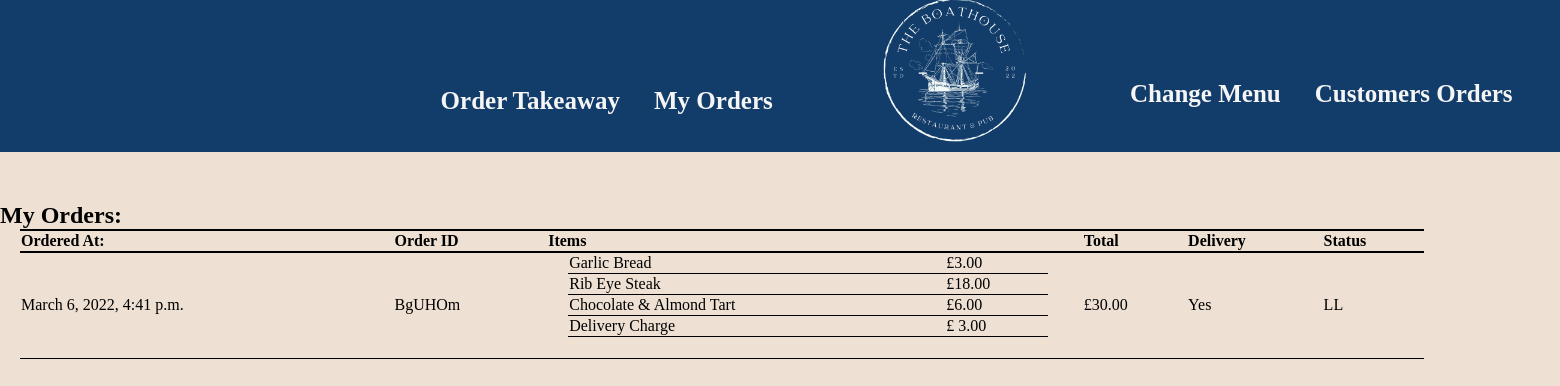
/my_orders/ (signed in), run on the app's committed database.
### menu/models.py (models this page shows, shortened)
class Order(models.Model):
    Ordering = "OR"
    Pending = "PE"
    Delivery = "DL"
    Collect = "CL"
    Complete = "CO"
    Delivery = "DL"
    Collection = "CL"
    status_type = [(Ordering, "Ordering"),(Pending, "Pending"), (Delivery, "Out for Delivery"), (Collect, "Ready for Collection"), (Complete, "Complete")]
    delivery_type = [(Delivery, "Delivery"),(Collection, "Collection")]
    time = models.DateTimeField(auto_now_add = True, editable= False) #automatically adds the time of when the data was added to the database
    order_code = models.CharField(max_length=6, primary_key=True, editable=False, unique=True)
    customer = models.ForeignKey(CustomUser, on_delete=models.CASCADE, default = id(CustomUser)) #automatically adds the user of added the data to the database
    starter  = models.ForeignKey(Dish, on_delete=models.SET_DEFAULT, limit_choices_to= Q(course = "ST") | Q(course = "EM"), related_name='starter', default= id(1)) # defaults the field input to a blank dish worth £0
    main = models.ForeignKey(Dish, on_delete=models.SET_DEFAULT, limit_choices_to=Q(course = "MA") | Q(course = "EM"), related_name='main', default= id(1))
    dessert = models.ForeignKey(Dish, on_delete=models.SET_DEFAULT, limit_choices_to=Q(course = "DE") | Q(course = "EM"), related_name='dessert', default= id(1))
    delivery = models.CharField(max_length = 2, choices= delivery_type, default = "DL")
    status = models.CharField(max_length = 2, choices= status_type, default = "OR")
    @property
    def get_total(self):
        prices =[self.starter.price, self.main.price, self.dessert.price]
        total = 0
        for price in prices:
                total += price
        if self.delivery == "DL":
            total += 3
        return total

class Dish(models.Model):
    Empty = "EM"
    Starter = "ST"
    Main = "MA"
    Dessert = "DE"
    Meat = "ME"
    Fish = "FI"
    Vegetarian = "VE"
    course_type = [(Empty, " "), (Starter, "Starter"), (Main, "Main"), (Dessert, "Dessert")]
    dietry_type = [(Meat, "Meat"), (Fish, "Fish"), (Vegetarian, "Vegetarian")]
    course = models.CharField(max_length = 2, choices= course_type, default = "ST")
    name = models.CharField(max_length= 50, blank =True)
    descrip= models.CharField(max_length= 150, blank =True, verbose_name= "description")
    diet = models.CharField(max_length = 2, choices= dietry_type, blank = True)
    price = models.FloatField(validators=[MinValueValidator(0.00)], default=0.00)
    def __str__(self):
        return self.name

### menu/views.py (the view)
# urls.py: path("my_orders/", views.MyOrderView.as_view(), name="myorders"),
class MyOrderView(LoginRequiredMixin, ListView):
        model = Order
        template_name = "menu/my_orders.html"
        def get_queryset(self):
            return Order.objects.filter(customer = self.request.user).order_by("-time")

### menu/templatetags/auth_extras.py (called while the page is built)
@register.filter(name='has_group')
def has_group(user, group_name):
    return user.groups.filter(name=group_name).exists()

### menu/templates/menu/my_orders.html (shortened to what this page needs)
<!DOCTYPE html>
{% extends 'menu/base.html' %}
{% block content %}
<h2>My Orders:</h2>
<table>
  <tr>
    <th>Ordered At:</th>
    <th>Order ID</th>
    <th>Items</th>
    <th>Total</th>
    <th>Delivery</th>
    <th>Status</th>
  </tr>
  {% for order in object_list %}
    <tr>
        <td>{{order.time}}</td>
        <td>{{order.order_code}}</td>
        <td>
          <table>
              <tr>
                    <td>{{order.starter}}</td>
                    <td>£{{order.starter.price|floatformat:2}}</td>
          </tr>
          <tr>
                    <td>{{order.main}}</td>
                    <td>£{{order.main.price|floatformat:2}}</td>
          </tr>
          <tr>
                    <td>{{order.dessert}}</td>
                  <td>£{{order.dessert.price|floatformat:2}}</td>
          </tr>
          <tr>
            {% if order.delivery == "DL" %}
                <td>Delivery Charge</td>
                <td>£ 3.00</td>
            {% endif %}
          </tr>
        </table>
        </td>
        <td> £{{order.get_total|floatformat:2 }}</td>
        {% if order.delivery == "DL" %}
        <td>Yes</td>
        {% else %}
        <td>No</td>
        {% endif %}
        <td>{{order.get_status_display}}</td>
    </tr>
{% endfor %}
 </table>
{% endblock %}

### static/css/main.css (style rules this page uses)
* { margin: 0; }
body { background-color: #eee1d4; }
table { border-collapse: collapse; width: 90%; margin-left: 20px; margin-bottom: 20px; }
th { border-top: 2px solid rgb(0, 0, 0); border-bottom: 2px solid rgb(0, 0, 0); text-align: left; margin-top: 40px; background-color: transparent; color: black; }
td { border-bottom: 1px solid rgb(0, 0, 0); text-align: left; }

### data on the page
Order: time "March 6, 2022, 4:41 p.m.", order_code "BgUHOm", starter "Garlic Bread", starter.price "3.00", main "Rib Eye Steak", main.price "18.00", dessert "Chocolate & Almond Tart", dessert.price "6.00", shows "Delivery Charge", get_total "30.00", shows "Yes", status "LL"
